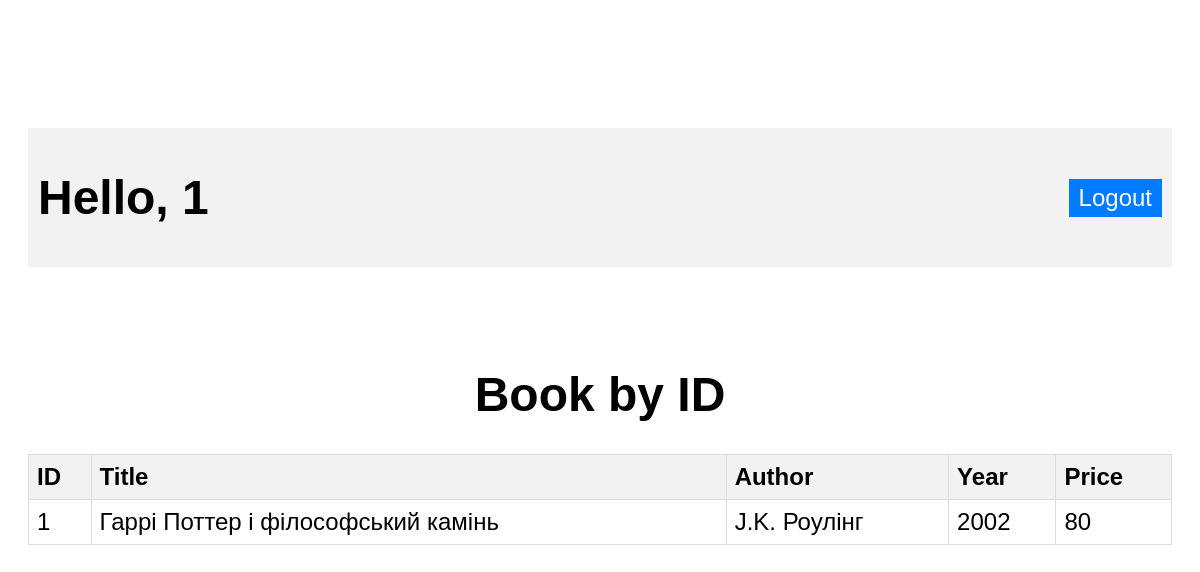
Screenshot of /books/1 (signed in) with the database file from the repository.
### models.py (models this page shows)
class Book(db.Model):
    id = db.Column(db.Integer, primary_key=True)
    title = db.Column(db.String, nullable=False)
    author = db.Column(db.String, nullable=False)
    year = db.Column(db.Integer)
    price = db.Column(db.Integer)

### views.py (the view)
@app.get('/books/<int:book_id>')
def books_title(book_id):
    if session.get('username') is None:
        return redirect(url_for('login'))
    book = Book.query.get(book_id)
    if book:
        return render_template('books.id.html', book=book, username=session.get('username'))
    else:
        return 'User not Found', 404

### templates/books.id.html (shortened to what this page needs)
<!DOCTYPE html>
<html lang="en">
<head>
    <link rel="stylesheet" href="/static/styles.css">
</head>
<body>
<div class="header">
    <h1>Hello, {{username}}</h1>
    <a href="/logout" class="logout-btn">Logout</a>
</div>
    <div>
        <h1>Book by ID</h1>
    <table>
        <tr>
            <th>ID</th>
            <th>Title</th>
            <th>Author</th>
            <th>Year</th>
            <th>Price</th>
        </tr>
        <tr>
            <td>{{ book.id }}</td>
            <td>{{ book.title }}</td>
            <td>{{ book.author }}</td>
            <td>{{ book.year }}</td>
            <td>{{ book.price }}</td>
        </tr>
    </table>
    </div>
</body>
</html>

### static/styles.css (style rules this page uses)
body { font-family: Arial, sans-serif; padding: 20px; }
h1 { text-align: center; }
table { width: 100%; border-collapse: collapse; margin-top: 20px; }
th, td { border: 1px solid #ddd; padding: 8px; text-align: left; }
th { background-color: #f2f2f2; }
body { font-family: Arial, sans-serif; }
div { font-size: 24px; text-align: center; margin-top: 100px; }
table { width: 100%; border-collapse: collapse; }
th, td { padding: 8px; text-align: left; border-bottom: 1px solid #ddd; }
.header { display: flex; justify-content: space-between; align-items: center; padding: 10px; background-color: #f2f2f2; }
.logout-btn { padding: 5px 10px; background-color: #007bff; color: #fff; text-decoration: none; }

### rows the page displays
Book: id "1", title "Гаррі Поттер і філософський камінь", author "J.K. Роулінг", year "2002", price "80"

### other values shown
{{ username }} "1"
